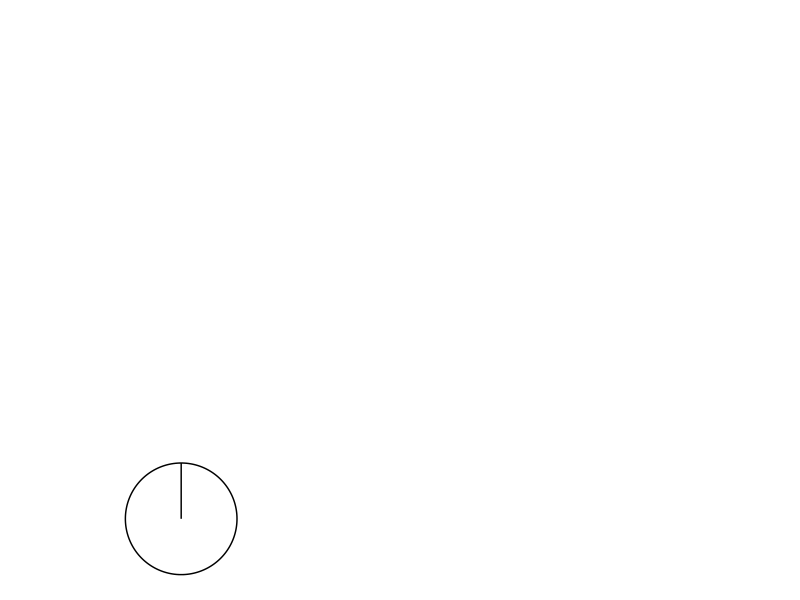

Here is the R script that generated this plot:

library(ggplot2)
library(dplyr)
library(tidyr)

nn <- 4

prime_factors <- matrix(c(
    c(NA, NA, NA, NA), 
    c( 2, NA, NA, NA), 
    c( 3, NA, NA, NA), 
    c( 2,  2, NA, NA),
    c( 5, NA, NA, NA), 
    c( 2,  3, NA, NA), 
    c( 7, NA, NA, NA), 
    c( 2,  2,  2, NA), 
    c( 3,  3, NA, NA), 
    c( 2,  5, NA, NA), 
    c(11, NA, NA, NA), 
    c( 2,  2,  3, NA), 
    c(13, NA, NA, NA), 
    c( 2,  7, NA, NA), 
    c( 3,  5, NA, NA),
    c( 2,  2,  2, 2)), 
    nrow = nn^2, ncol = nn, byrow = TRUE)

apply(prime_factors, 1, prod, na.rm = TRUE)
pal <- c("lightblue", "lightyellow", "darkblue", "pink", "orange", "darkgreen")

d1 <- as.data.frame(prime_factors) %>% 
    mutate(ind = seq_len(n())) %>% 
    gather(key = id, value = prime, -ind) %>% 
    na.omit %>% 
    mutate(id = as.numeric(gsub("V", "", id)), 
        prime = factor(prime)) %>% 
    rbind(c(ind = 1, id = 1, prime = NA), .) %>%
    group_by(ind) %>% 
    mutate(N = min(1 / length(na.omit(prime)), 1, na.rm = TRUE))
head(d1)

p1 <- ggplot(
    data = d1,
    mapping = aes(
        fill = prime, 
        x = "",
        y = N)) +
    geom_bar(color = "white", width = 1,
        stat = "identity") +
    coord_polar(theta = "y", direction = -1) +
    facet_wrap(~ind) +
    scale_fill_manual(values = pal, na.value = "white") +
    theme_bw() +
    theme(panel.grid = element_blank(),
        axis.text = element_blank(),
        axis.ticks = element_blank(),
        axis.title = element_blank(),
        panel.border = element_blank(),
        strip.text  = element_blank(),
        strip.background = element_blank()
        ) + 
    guides(fill = FALSE)

#png("primes_display1.png", height = 600, width = 600, res = 200)
print(p1)
#dev.off()

library(grid)
library(gridExtra)
primes <- as.integer(levels(d1$prime))
nprimes <- length(primes)

for (ii in seq_len(nprimes)) {
    is_ith_prime <- apply(X = prime_factors, MARGIN = 1,
        FUN = function(x, ii) { any(primes[ii] %in% x) }, ii = ii)
    # these indices are not present in this layer
    # TODO instead build up
    rm_pos <- cbind(
        x = rep(seq_len(nn), each = nn)[!is_ith_prime], 
        y = rep(seq_len(nn), times = nn)[!is_ith_prime])
    # black & white
    p2 <- ggplot(
        data = d1,
        mapping = aes(
            fill = prime, 
            x = "",
            y = N)) +
        geom_bar(color = "black", fill = "white", width = 2,
            stat = "identity") +
        coord_polar(theta = "y", direction = -1) +
        facet_wrap(~ind, ncol = nn, drop = FALSE) +
        scale_fill_manual(values = pal, na.value = "white") +
        theme_bw() +
        theme(panel.grid = element_blank(),
            axis.text = element_blank(),
            axis.ticks = element_blank(),
            axis.title = element_blank(),
            panel.border = element_blank(),
            strip.text  = element_blank(),
            strip.background = element_blank()
        ) + 
        guides(fill = FALSE)
    g2 <- ggplotGrob(p2)
    # TODO remove unneeded elements from needed panels
    
    # remove unneeded panels
    rm_grobs <- g2$layout$name %in% paste(rep(c("panel", "strip-t", 
        "axis-t", "axis-b", "axis-l", "axis-r"), each = nrow(rm_pos)), 
        apply(
            X = rm_pos, MARGIN = 1, 
            FUN = function(x) paste0(x[1], "-", x[2])), 
        sep = "-")
    # remove
    g2$grobs[rm_grobs] <- NULL
    g2$layout <- g2$layout[!rm_grobs, , drop = FALSE]
    # draw
    grid.draw(g2)
}
